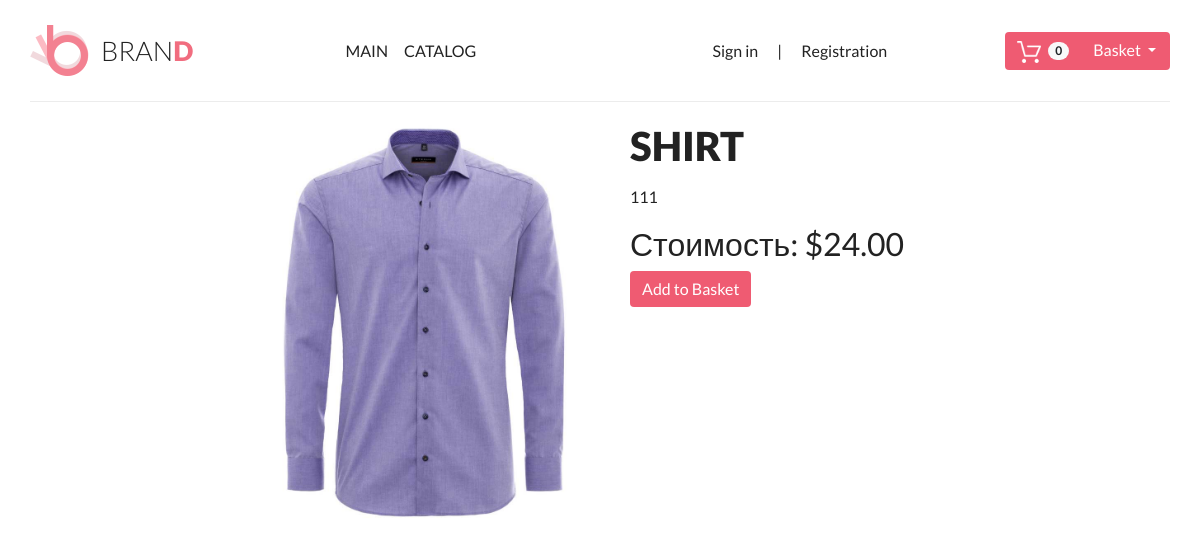
/product/card/?id=1, run on the app's committed database.
### tables this page shows
CREATE TABLE `products` (
  `id` int(11) NOT NULL,
  `name` text NOT NULL,
  `description` text NOT NULL,
  `price` int(11) NOT NULL,
  `src` text NOT NULL
);

### engine/Autoload.php (called while the page is built, shortened)
<?php
class Autoload
{
    private $cut = ["app\\", "\\"];
    private $past = [DIR_ROOT . DS . ".." . DS, DS];
    public function loadClass($className) {
        $fileName = str_replace($this->cut, $this->past, $className) . ".php";
    }
}

### traits/TSingletone.php (called while the page is built, shortened)
<?php
trait TSingletone
{
    private static $instance = null;
    public static function getInstance() {
        if (is_null(static::$instance)) {
            static::$instance = new static();
        }
        return static::$instance;
    }
}

### engine/Request.php (called while the page is built, shortened)
<?php
class Request
{
    private $requestString;
    private $params;
    public function __construct()
    {
        $this->requestString = $_SERVER['REQUEST_URI'];
    }
    private function parseRequest() {
        $url = explode('/', $this->requestString);
        $this->params = $_REQUEST;
    }
    public function getParams()
    {
        return $this->params;
    }
}

### model/repositories/ProductRepository.php (called while the page is built, shortened)
<?php
class ProductRepository extends Repository
{
    public function getEntityClass() {
        return Products::class;
    }
    public function getTableName() {
        return 'products';
    }
}

### model/Repository.php (called while the page is built, shortened)
<?php
abstract class Repository
{
    protected $db;
    public function __construct() {
        $this->db = Db::getInstance();
    }
    public function getOne($id) {
        $tableName = $this->getTableName();
        $sql = "SELECT * FROM {$tableName} WHERE id = :id";
        return $this->db->queryObject($sql, ['id' => $id], $this->getEntityClass());
    }
}

### engine/Db.php (called while the page is built, shortened)
<?php
class Db
{
    private $config = [
        'driver' => 'mysql',
        'host' => 'localhost',
        'login' => 'root',
        'password' => '',
        'database' => 'shop',
        'charset' => 'utf8'
    ];
    private $connection = null;
    private function getConnection() {
        if (is_null($this->connection)) {
            $this->connection = new \PDO(
                $this->prepareDsnString(),
                $this->config['login'],
                $this->config['password']
            );
            $this->connection->setAttribute(\PDO::ATTR_DEFAULT_FETCH_MODE, \PDO::FETCH_ASSOC);
        }
        return $this->connection;
    }
    private function prepareDsnString() {
        return sprintf("%s:host=%s;dbname=%s;charset=%s",
            $this->config['driver'],
            $this->config['host'],
            $this->config['database'],
            $this->config['charset']
        );
    }
    private function query($sql, $param) {
        $stmt = $this->getConnection()->prepare($sql);
        $stmt->execute($param);
        return $stmt;
    }
    public function queryObject($sql, $param, $class) {
        $stmt = $this->query($sql, $param);
        $stmt->setFetchMode(\PDO::FETCH_CLASS | \PDO::FETCH_PROPS_LATE, $class);
        return $stmt->fetch();
    }
}

### views/card.php (the view, shortened to what this page needs)
<div class="col-md-8 offset-md-2">
    <div class="row card">
        <div>
            <img src="<?=$bigImgPath . $imgName?>" alt="<?=$product->name?>">
        </div>
        <div class="card__text">
            <h1><?=$product->name?></h1>
            <p><?=$product->description?></p>
            <h2>Стоимость: &#36;<?=$product->price?>.00</h2>
            <button class="btn btn-primary action" data-id="<?=$product->id?>" class="action">Add to Basket</button>
        </div>
    </div>
</div>

### public/style/style.css (style rules this page uses)
body, a { font-family: 'Lato', sans-serif; color: #222; }
.card { display: flex; flex-direction: row; }
.card img { width: 400px; }
.card .card__text { width: 340px; }
.card .card__text h1 { text-transform: uppercase; font-weight: 900; margin-bottom: 15px; }

### data on the page
products: name "SHIRT", description "111", price "24"

### other printed values
$count "0"
